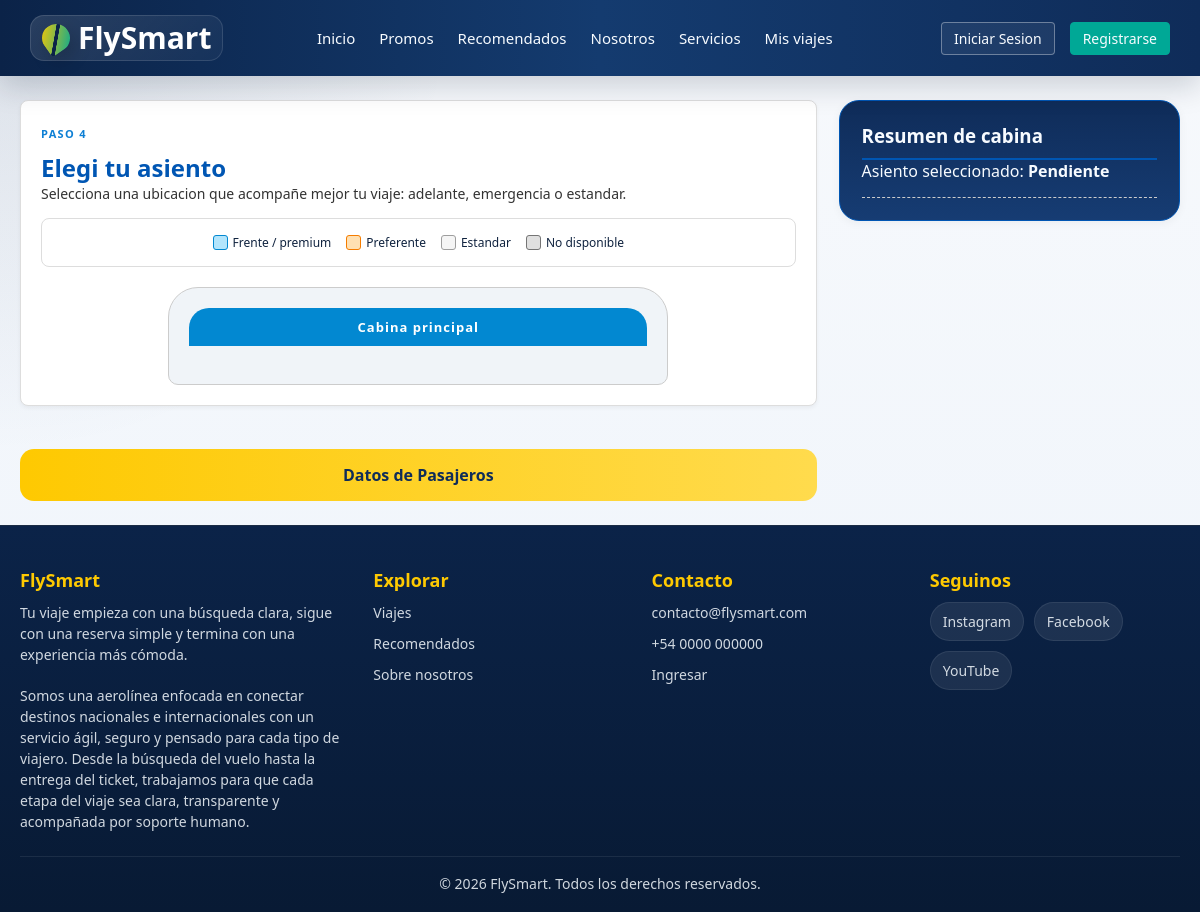
Page /consultas/proceso_compra/asientos.php on the earlier database version.
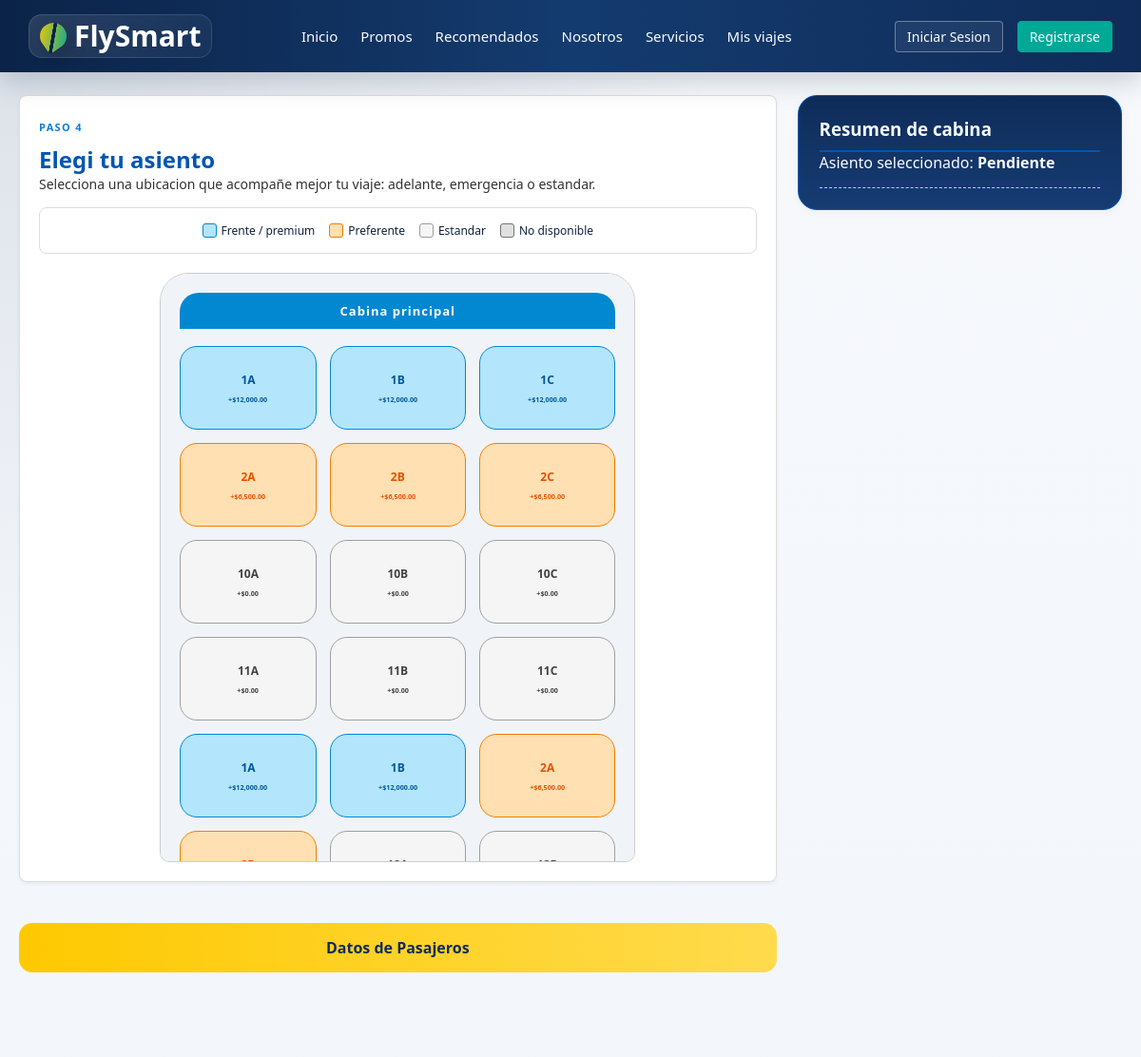
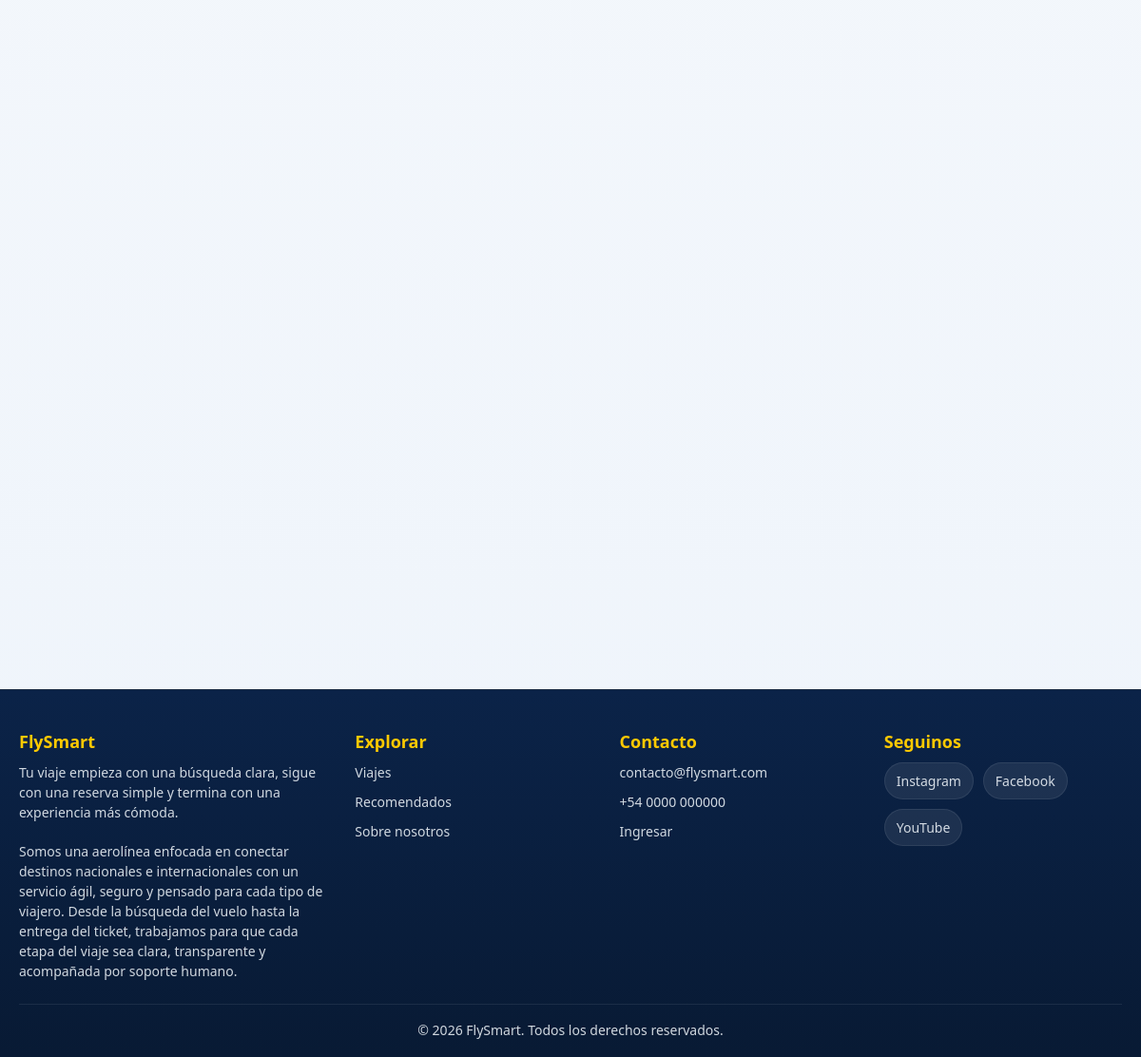
Same page on the later database version (2 pictures, top to bottom).
### tables this page shows
CREATE TABLE IF NOT EXISTS `asientos_avion` (
  `id_asiento_avion` int(11) NOT NULL AUTO_INCREMENT,
  `id_avion` int(11) NOT NULL,
  `numero_asiento` varchar(10) NOT NULL,
  `categoria` varchar(50) NOT NULL,
  `cargo_extra` decimal(10,2) NOT NULL DEFAULT 0.00,
  PRIMARY KEY (`id_asiento_avion`),
  UNIQUE KEY `avion_asiento` (`id_avion`, `numero_asiento`),
  CONSTRAINT `fk_asientos_avion` FOREIGN KEY (`id_avion`) REFERENCES `aviones` (`id_avion`) ON DELETE CASCADE
);

### consultas/proceso_compra/asientos.php (the view, shortened to what this page needs)
<?php
require_once '../../config/conexion.php';
$pageStyles = ['../../css/proceso_compra/asientos.css'];
$columnasAsientos = $pdo->query("SHOW COLUMNS FROM asientos_avion")->fetchAll(PDO::FETCH_COLUMN);
$asientosTienenAvion = in_array('id_avion', $columnasAsientos, true);
$idAvion = 0;
if ($asientosTienenAvion && $idAvion > 0) {
    $stmtAsientos = $pdo->prepare("SELECT id_asiento_avion, numero_asiento, categoria, cargo_extra FROM asientos_avion WHERE id_avion = ? ORDER BY id_asiento_avion ASC");
    $stmtAsientos->execute([$idAvion]);
    $asientos = $stmtAsientos->fetchAll();
} else {
    $asientos = $pdo->query("SELECT id_asiento_avion, numero_asiento, categoria, cargo_extra FROM asientos_avion ORDER BY id_asiento_avion ASC LIMIT 120")->fetchAll();
}
$asientosOcupados = [];
include_once '../../includes/header.php';
?>
<form action="pasajeros.php" method="POST">
    <div class="contenedor-asientos">
        <div class="main-content">
            <div class="card">
                <p class="eyebrow">Paso 4</p>
                <h2>Elegi tu asiento</h2>
                <p class="info-pasajeros">Selecciona una ubicacion que acompañe mejor tu viaje: adelante, emergencia o estandar.</p>
                <div class="leyenda-cabina">
                    <span class="leyenda-item"><span class="leyenda-color color-front"></span>Frente / premium</span>
                    <span class="leyenda-item"><span class="leyenda-color color-preferente"></span>Preferente</span>
                    <span class="leyenda-item"><span class="leyenda-color color-estandar"></span>Estandar</span>
                    <span class="leyenda-item"><span class="leyenda-color color-ocupado"></span>No disponible</span>
                </div>
                <div class="cabina-scroll">
                    <div class="cabina-techo">Cabina principal</div>
                    <div class="mapa-asientos">
                        <?php foreach($asientos as $as): ?>
                            <?php
                                $cargo = (float)$as['cargo_extra'];
                                $categoria = $cargo >= 12000 ? 'front' : ($cargo > 0 ? 'preferente' : 'estandar');
                                $ocupado = isset($asientosOcupados[$as['numero_asiento']]);
                            ?>
                            <label class="asiento-box <?= $ocupado ? 'asiento-ocupado' : 'asiento-disponible' ?> asiento-cat-<?=$categoria?>">
                                <strong><?=$as['numero_asiento']?></strong>
                                <span class="precio-tag"><?= $ocupado ? 'Ocupado' : '+$' . number_format($cargo, 2) ?></span>
                            </label>
                        <?php endforeach; ?>
                    </div>
                </div>
            </div>
            <button type="submit" class="btn-continuar">Datos de Pasajeros</button>
        </div>
        <aside class="sidebar-resumen">
            <h3>Resumen de cabina</h3>
            <p>Asiento seleccionado: <span class="destacado">pendiente</span></p>
            <hr class="separador">
        </aside>
    </div>
</form>
<?php include_once '../../includes/footer.php'; ?>
</body>
</html>

### includes/header.php (shortened to what this page needs)
<?php
$pageStyles = $pageStyles ?? [];
$pageStyles = is_array($pageStyles) ? $pageStyles : [$pageStyles];
?>
<!DOCTYPE html>
<html lang="es">
<head>
    <link rel="stylesheet" href="/Aerolinea/css/estilos.css">
    <?php foreach ($pageStyles as $pageStyle): ?>
    <link rel="stylesheet" href="<?= htmlspecialchars($pageStyle, ENT_QUOTES, 'UTF-8') ?>">
    <?php endforeach; ?>
</head>
<body>
<header class="main-header">
    <div class="logo">
      <a href="/Aerolinea/index.php">FlySmart</a>
    </div>
    <nav class="menu-central">
        <a href="/Aerolinea/index.php">Inicio</a>
        <a href="#promociones-funcionales">Promos</a>
        <a href="#recomendados">Recomendados</a>
        <a href="#nosotros">Nosotros</a>
        <a href="#servicios">Servicios</a>
        <a href="/Aerolinea/consultas/reservas/mis_viajes.php">Mis viajes</a>
    </nav>
    <nav class="nav-menu">
        <?php if(isset($_SESSION['usuario_id'])): ?>
            <div class="user-menu">
                <button class="user-menu-button" type="button" aria-haspopup="true" aria-expanded="false">
                    <span>Hola, <?= htmlspecialchars($_SESSION['usuario_nombre']) ?></span>
                    <span class="caret">▾</span>
                </button>
                <div class="user-menu-dropdown" role="menu" aria-label="Menú del usuario">
                    <a href="/Aerolinea/consultas/reservas/mis_viajes.php" role="menuitem">Mis viajes</a>
                    <a href="/Aerolinea/consultas/reservas/historial.php" role="menuitem">Historial</a>
                    <a href="/Aerolinea/consultas/reservas/checkin.php" role="menuitem">Check-in</a>
                    <a href="/Aerolinea/consultas/login/logout.php" role="menuitem">Desloguear</a>
                    <a href="/Aerolinea/consultas/login/eliminar_cuenta.php" class="danger-link" role="menuitem" onclick="return confirm('¿Estás seguro de eliminar tu cuenta?')">Eliminar cuenta</a>
                </div>
            </div>
        <?php else: ?>
                <a href="/Aerolinea/consultas/login/login.php"
               class="btn-nav">
               Iniciar Sesion
            </a>
                <a href="/Aerolinea/consultas/login/registro.php"
               class="btn-nav btn-primary">
               Registrarse
            </a>
        <?php endif; ?>
    </nav>
</header>

### includes/footer.php
<footer class="footer">
    <div class="footer-contenido">
        <div class="footer-col">
            <h3>FlySmart</h3>
            <p>Tu viaje empieza con una búsqueda clara, sigue con una reserva simple y termina con una experiencia más cómoda.</p>
            <p style="margin-top: 10px; font-size: 14px; line-height: 1.5;">Somos una aerolínea enfocada en conectar destinos nacionales e internacionales con un servicio ágil, seguro y pensado para cada tipo de viajero. Desde la búsqueda del vuelo hasta la entrega del ticket, trabajamos para que cada etapa del viaje sea clara, transparente y acompañada por soporte humano.</p>
        </div>
        <div class="footer-col">
            <h3>Explorar</h3>
            <a href="/Aerolinea/index.php#buscador">Viajes</a>
            <a href="/Aerolinea/index.php#recomendados">Recomendados</a>
            <a href="/Aerolinea/index.php#nosotros">Sobre nosotros</a>
        </div>
        <div class="footer-col">
            <h3>Contacto</h3>
            <a href="mailto:contacto@flysmart.com">contacto@flysmart.com</a>
            <a href="tel:+540000000000">+54 0000 000000</a>
            <a href="/Aerolinea/consultas/login/login.php">Ingresar</a>
        </div>
        <div class="footer-col">
            <h3>Seguinos</h3>
            <div class="redes">
                <a href="#" aria-label="Instagram">Instagram</a>
                <a href="#" aria-label="Facebook">Facebook</a>
                <a href="#" aria-label="YouTube">YouTube</a>
            </div>
        </div>
    </div>
    <div class="footer-bottom">
        <p>© 2026 FlySmart. Todos los derechos reservados.</p>
    </div>
</footer>

### css/proceso_compra/asientos.css (style rules this page uses)
.contenedor-asientos { display: grid; grid-template-columns: 2fr 1fr; gap: 20px; max-width: 1200px; margin: 20px auto; padding: 0 20px; font-family: sans-serif; }
.leyenda-cabina { display: flex; gap: 15px; background: #fff; padding: 15px; border-radius: 8px; border: 1px solid #ddd; margin-bottom: 20px; font-size: 12px; justify-content: center; flex-wrap: wrap; }
.leyenda-item { display: flex; align-items: center; gap: 5px; }
.leyenda-color { display: inline-block; width: 15px; height: 15px; border-radius: 3px; }
.color-front { background: #b3e5fc; border: 1px solid #0288d1; }
.color-preferente { background: #ffe0b2; border: 1px solid #f57c00; }
.color-estandar { background: #f5f5f5; border: 1px solid #9e9e9e; }
.color-ocupado { background: #e0e0e0; border: 1px solid #757575; }
.card { border: 1px solid #ddd; padding: 20px; border-radius: 8px; background: #fff; margin-bottom: 25px; box-shadow: 0 2px 4px rgba(0,0,0,0.05); }
.card h2 { margin-top: 0; color: #0056b3; }
.card .info-pasajeros { font-size: 14px; color: #333; margin-bottom: 15px; }
.cabina-scroll { max-height: 550px; overflow-y: auto; padding: 20px; border: 1px solid #ccc; border-radius: 30px 30px 10px 10px; background: #f0f4f8; max-width: 500px; margin: 0 auto; }
.cabina-techo { background: #0288d1; color: white; text-align: center; padding: 10px; border-radius: 20px 20px 0 0; font-weight: bold; font-size: 13px; margin-bottom: 15px; letter-spacing: 1px; }
.asiento-box { padding: 6px 1px; text-align: center; display: block; border-radius: 6px; font-size: 10px; transition: all 0.15s; user-select: none; }
.asiento-box strong { display: inline-block; }
.asiento-box .precio-tag { font-size: 8px; display: block; scale: 0.9; font-weight: bold; }
.asiento-cat-front { background: #b3e5fc; border: 1px solid #0288d1; color: #01579b; }
.asiento-cat-preferente { background: #ffe0b2; border: 1px solid #f57c00; color: #e65100; }
.asiento-cat-estandar { background: #f5f5f5; border: 1px solid #9e9e9e; color: #424242; }
.asiento-disponible { cursor: pointer; }
.btn-continuar { background: #0056b3; color: #fff; padding: 14px 25px; border: none; border-radius: 4px; cursor: pointer; font-weight: bold; margin-top: 10px; font-size: 15px; width: 100%; }
.sidebar-resumen { border: 1px solid #0056b3; padding: 20px; border-radius: 8px; background: #f4f8ff; height: fit-content; position: sticky; top: 20px; }
.sidebar-resumen h3 { color: #0056b3; border-bottom: 2px solid #0056b3; padding-bottom: 10px; margin-top: 0; }
.sidebar-resumen span.destacado { text-transform: capitalize; color: #0056b3; font-weight: bold; }
.separador { border: 0; border-top: 1px dashed #ccc; margin-top: 15px; }
.contenedor-asientos { display: grid; grid-template-columns: minmax(0, 2.1fr) minmax(280px, 0.9fr); gap: 22px; max-width: 1240px; margin: 24px auto; padding: 0 20px; }
.mapa-asientos { display: grid; grid-template-columns: repeat(3, minmax(84px, 1fr)); gap: 14px; justify-content: center; margin-top: 18px; }
.asiento-box { min-height: 88px; border-radius: 18px; padding: 12px 10px; text-align: center; display: flex; flex-direction: column; justify-content: center; gap: 6px; font-size: 12px; transition: transform 0.15s ease, box-shadow 0.15s ease; user-select: none; }
.cabina-scroll { max-height: 620px; overflow-y: auto; }
.sidebar-resumen { background: linear-gradient(180deg, #0f2c59, #163c73); color: #f7fbff; border-radius: 20px; padding: 22px; height: fit-content; position: sticky; top: 20px; }
.sidebar-resumen h3, .sidebar-resumen p, .sidebar-resumen span.destacado { color: #f7fbff; }
.btn-continuar { background: linear-gradient(90deg, #fec901, #ffdb4d); color: #0f2c59; border: none; padding: 15px 28px; border-radius: 14px; cursor: pointer; font-weight: 900; width: 100%; margin-top: 18px; font-size: 16px; }

Differences in the rows shown:
added asientos_avion: numero_asiento "1A", cargo_extra "12,000.00"
added asientos_avion: numero_asiento "1B", cargo_extra "12,000.00"
added asientos_avion: numero_asiento "1C", cargo_extra "12,000.00"
added asientos_avion: numero_asiento "2A", cargo_extra "6,500.00"
added asientos_avion: numero_asiento "2B", cargo_extra "6,500.00"
added asientos_avion: numero_asiento "2C", cargo_extra "6,500.00"
added asientos_avion: numero_asiento "10A", cargo_extra "0.00"
added asientos_avion: numero_asiento "10B", cargo_extra "0.00"
added asientos_avion: numero_asiento "10C", cargo_extra "0.00"
added asientos_avion: numero_asiento "11A", cargo_extra "0.00"
added asientos_avion: numero_asiento "11B", cargo_extra "0.00"
added asientos_avion: numero_asiento "11C", cargo_extra "0.00"
added asientos_avion: numero_asiento "1A", cargo_extra "12,000.00"
added asientos_avion: numero_asiento "1B", cargo_extra "12,000.00"
added asientos_avion: numero_asiento "2A", cargo_extra "6,500.00"
